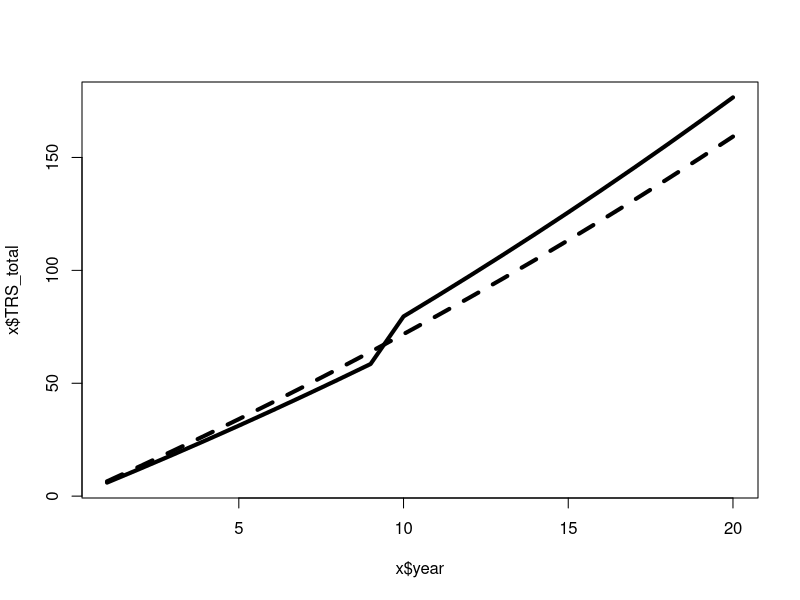
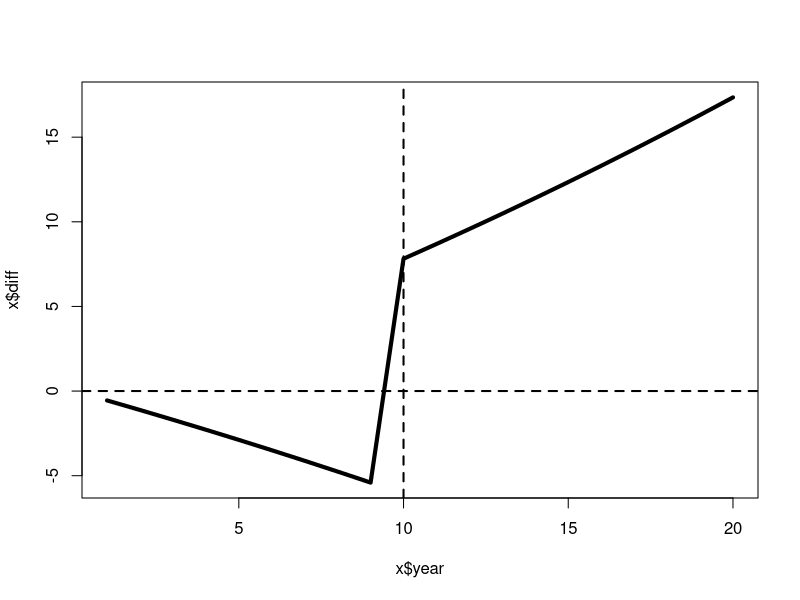
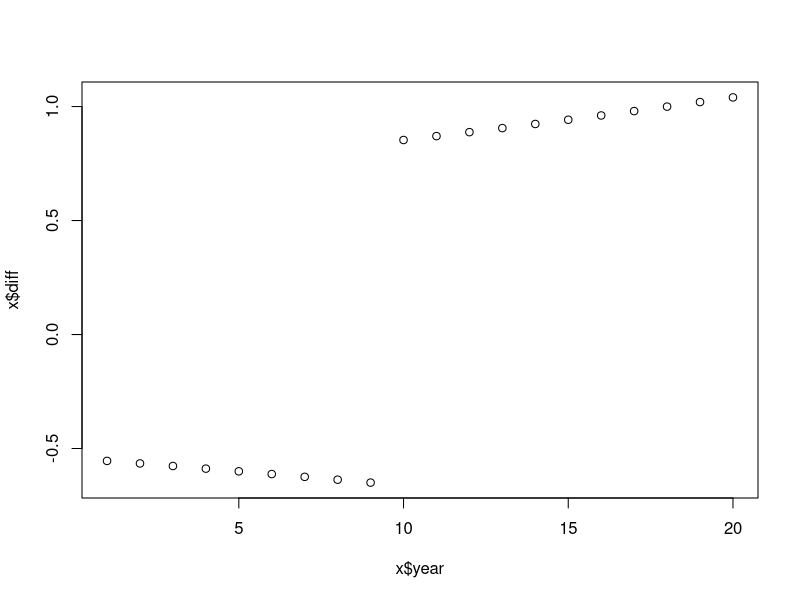

R code for these plots, in order:

rm(list=ls())

x <- data.frame(
  year = 1:20,
  salary = 100
)

for(i in 2:nrow(x)){
  x$salary[i] <- x$salary[i-1] * 1.02
}

x$savings <- x$salary*0.06
x$TRS <- ifelse(x$year < 10, x$savings, x$savings + x$savings*0.2114)
x$TRS_total <- ifelse(x$year < 10, cumsum(x$savings), cumsum(x$savings + x$savings*0.2114))
  

x$ORP <- x$savings + x$savings*0.0924
x$ORP_total <- cumsum(x$ORP)

plot(x$year, x$TRS_total, type = "l", lwd = 4)
lines(x$year, x$ORP_total, lty = 2, lwd = 4)

x$diff <- x$TRS_total - x$ORP_total

plot(x$year, x$diff, type = "l", lwd = 4)
abline(v = 10, lty = 2, lwd = 2)
abline(h = 0, lty = 2, lwd = 2)

x$diff <- x$TRS - x$ORP

x$diff[20] / x$salary[20]

mean(x$diff*1000)



plot(x$year, x$diff)
